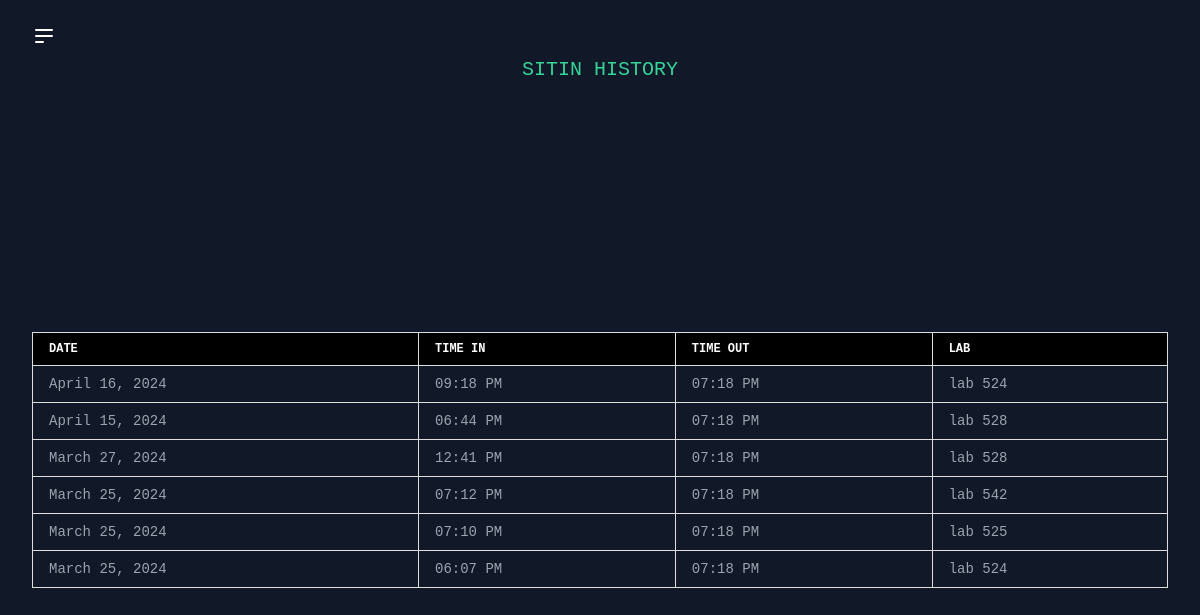
Screenshot of /history.php (signed in) with the database file from the repository.
### tables this page shows
CREATE TABLE sitin_student (
    id INTEGER PRIMARY KEY AUTOINCREMENT,
    id_number TEXT,
    firstname TEXT,
    lastname TEXT,
    purpose TEXT,
    lab TEXT,
    remaining_sessions INTEGER,
    time_in TEXT,
    time_out TEXT,
    status TEXT
);

### history.php (the view, shortened to what this page needs)
<!DOCTYPE html>
<html lang="en">
<head>
  <link href="https://cdn.jsdelivr.net/npm/tailwindcss@2.2.16/dist/tailwind.min.css" rel="stylesheet">
  <link href="https://cdnjs.cloudflare.com/ajax/libs/font-awesome/5.15.4/css/all.min.css" rel="stylesheet">
</head>
<body class="flex min-h-screen bg-gray-900 font-mono text-white">
  <div class="flex-1 px-8 py-6">
    <button id="menu-toggle" class="focus:outline-none">
      <svg class="h-6 w-6 text-white hover:text-gray-200" viewBox="0 0 24 24" fill="none" xmlns="http://www.w3.org/2000/svg">
        <path d="M4 6H20M4 12H20M4 18H11Z" stroke="currentColor" stroke-width="2" stroke-linecap="round" stroke-linejoin="round"></path>
      </svg>
    </button>
  <div class="h-full">
  <center><h1 class="text-green-400 text-xl">SITIN HISTORY</h1></center>
    <div id="reportTable">
      <table>
        <thead class="">
          <tr class="text-xs font-medium text-left text-white bg-gray-700 uppercase">
            <th class="px-4 py-2">Date</th>
            <th class="px-4 py-2">Time In</th>
            <th class="px-4 py-2">Time Out</th>
            <th class="px-4 py-2">Lab</th>
          </tr>
        </thead>
        <tbody>
          <?php
          $db = new SQLite3('sitin.db');
          $current_user_id = $_SESSION['id_number'];
          $query = $db->prepare("SELECT time_in, time_out, lab FROM sitin_student WHERE id_number = :user_id ORDER BY time_in DESC");
          $query->bindValue(':user_id', $current_user_id, SQLITE3_TEXT);
          $result = $query->execute();
          while ($row = $result->fetchArray()) {
            $formatted_date = date('F j, Y', strtotime($row['time_in']));
            $formatted_time_in = date('h:i A', strtotime($row['time_in']));
            $formatted_time_out = date('h:i A', strtotime($row['time_out']));
            echo "<tr class='border-b border-gray-700 text-sm text-gray-400 hover:bg-gray-800 hover:text-white'>";
            echo "<td class='px-4 py-2'>$formatted_date</td>";
            echo "<td class='px-4 py-2'>$formatted_time_in</td>";
            echo "<td class='px-4 py-2'>$formatted_time_out</td>";
            echo "<td class='px-4 py-2'>" . $row['lab'] . "</td>";
            echo "</tr>";
          }
          ?>
        </tbody>
      </table>
    </div>
  </div>
</body>
</html>

### history.php (style rules this page uses)
#reportTable { display: flex; justify-content: center; align-items: center; height: 100%; }
table { width: 100%; border-collapse: collapse; }
th, td { border: 1px solid #ddd; padding: 8px; text-align: left; }
th { background-color:black; }

### rows the page displays
sitin_student: time_in "April 16, 2024", time_in "09:18 PM", time_out "07:18 PM", lab "lab 524"
sitin_student: time_in "April 15, 2024", time_in "06:44 PM", time_out "07:18 PM", lab "lab 528"
sitin_student: time_in "March 27, 2024", time_in "12:41 PM", time_out "07:18 PM", lab "lab 528"
sitin_student: time_in "March 25, 2024", time_in "07:12 PM", time_out "07:18 PM", lab "lab 542"
sitin_student: time_in "March 25, 2024", time_in "07:10 PM", time_out "07:18 PM", lab "lab 525"
sitin_student: time_in "March 25, 2024", time_in "06:07 PM", time_out "07:18 PM", lab "lab 524"
